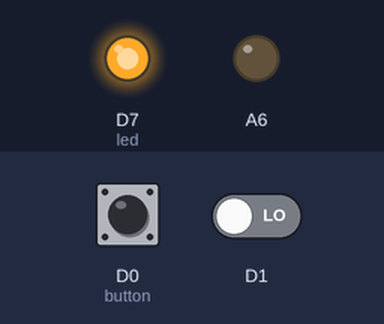
A sketch run on a simulated Particle Photon. Shown: output pins drawn as LEDs (lit = HIGH). Inputs (shaded band) come from the test bench; at power-on: D0 (button) HIGH, D1 LOW.

Above: at 1.2 s.
1.3 s: D0 (button) pulled LOW for 1 s
At 1.7 s:
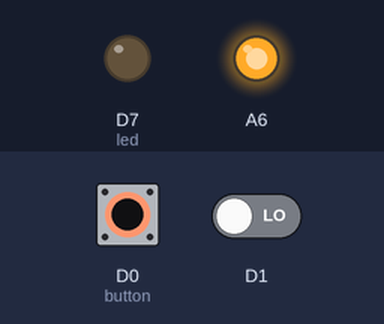
3.8 s: D0 (button) pulled LOW for 3.2 s
At 7.7 s:
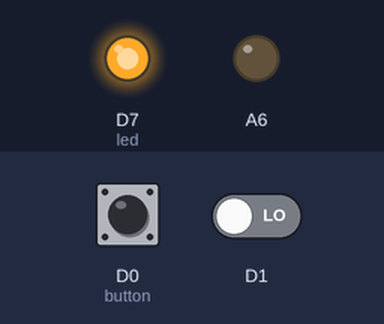
Timing chart, 0 to 9.2 s (numbered marks = the images above; inputs shaded):
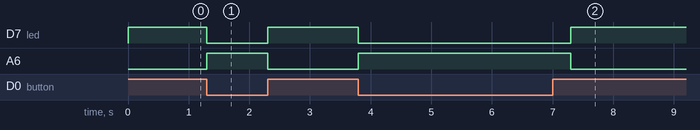

The sketch:

FullRemotePowerSwitch.ino
```cpp
/*
 * File: fullremotepowerswitch.ino
 * Author: Brian Zick
 * Date: 2019-02-22
 * Purpose: To receive input from an Android application and actuate a MOSFET to then turn on a computer.
 * Modified:
 */

int led = D7; // blue LED on board is attached to D7
bool led_state; // LED state

int mosfet = DAC1; //analog output pin for mosfet Vgs

int button = D0; //the secondary button is on pin D0
bool button_state; // temp var for button state

int led_power = B1; // the power LED header on the motherboard
bool read_state_power; // the current power state of the computer

/**
 * Initialize variables and pins.
 */
void setup()
{
    pinMode(button, INPUT_PULLUP); // the secondary button is an input with a pull up resistor for a default off state
    pinMode(led, OUTPUT); // the LED is an output
    pinMode(mosfet, OUTPUT); // the MOSFET is an output
    analogWrite(mosfet, 0); // write 0V to the MOSFET
    digitalWrite(led, HIGH); // turn the LED on by default
    led_state = 1; // set the LED power state variable to on
    button_state = digitalRead(button); // read in the button state


    Particle.function("mosfet", actuateMOSFETWeb); // declare the MOSFET actuation function as a Particle function so that it can be called via their REST API
    /**
     * This is the curl request that must be sent to actuate a power button.
     * curl https://api.particle.io/v1/devices/56002d001950483553353620/mosfet -d access_token=REDACTED -d arg="power_button"
     */

    Particle.variable("power_state", read_state_power); // declare the computer power state variable as a Particle variable so that it can be called via their REST API
    /**
     * This is the curl request that must be sent to read in the power state.
     * curl https://api.particle.io/v1/devices/56002d001950483553353620/power_state?access_token=REDACTED
     */
}

/**
 * Infinitely loop over this section to wait for a button press.
 */
void loop()
{
    button_state = digitalRead(button); // read the input pin

    if(!button_state) {
        actuateMOSFET(); // if the button was pressed, actuate the MOSFET
    }

    read_state_power = digitalRead(led_power);
}

/**
 * A helper function to encapsulate the action of actuating the MOSFET, and switching a helper LED for testing purposes.
 * This modularity allows it to be called both when the button is pressed and the API is called.
 */
void actuateMOSFET(){
    led_state = !led_state;
    digitalWrite(led, led_state); //set the LED to its value

    analogWrite(mosfet, 2482); //set the mosfet gate voltage to 2.0 V

    delay(500);
    led_state = !led_state;
    digitalWrite(led, led_state); //set the LED to its value

    analogWrite(mosfet, 0); //set the mosfet gate voltage to 0 V
}

/** Particle.functions always take a string as an argument and return an integer.
  * The string passed indicates the command sent by the API request.
  * If the command is correct, in this case "power_button", the desired action is carried out and a 1 is returned.
  * If an incorrect command is passed, -1 is returned.
  */
int actuateMOSFETWeb(String command){
    if (command == "power_button") {
        actuateMOSFET();
        return 1;
    } else {
        return -1;
    }
}
```

Measured:
- after the input at 1.3 s, D7 (led): HIGH → LOW at once, → HIGH 1.0 s later; A6: LOW → HIGH at once, → LOW 1.0 s later
- after the input at 3.8 s, D7 (led): HIGH → LOW at once, → HIGH 3.5 s later; A6: LOW → HIGH at once, → LOW 3.5 s later
